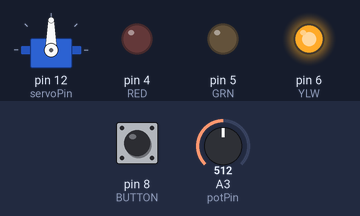
The sketch below on a simulated Arduino Uno, built with avr-gcc and run on an emulated ATmega328P. On the bench: servo, output pins drawn as LEDs (lit = HIGH). The inputs (shaded band) are chosen by the test bench; at power-on: A3 (potPin) = 512, pin 8 (BUTTON) HIGH. What the sketch prints to the serial monitor is not drawn.

Above: at 1.2 s.
1.3 s: A3 (potPin) set to 716
At 2.1 s:
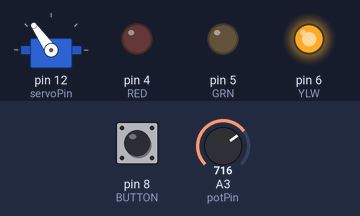
2.8 s: A3 (potPin) set to 900
At 3.5 s:
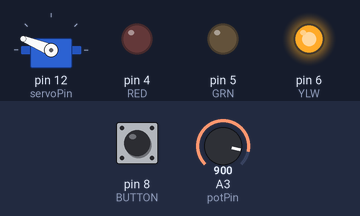
4.3 s: A3 (potPin) set to 1023
At 5.5 s:
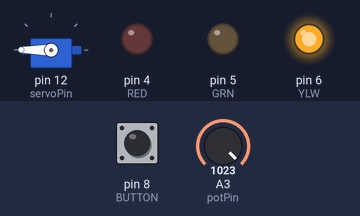
5.8 s: A3 (potPin) set to 306
At 6.9 s:
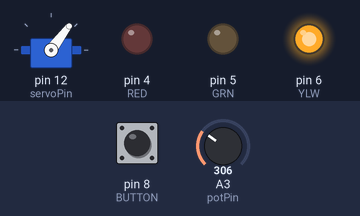
7.3 s: A3 (potPin) set to 122
At 8.3 s:
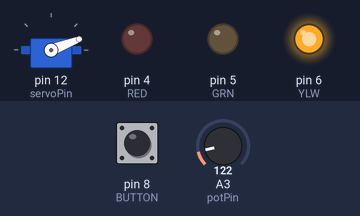
Timing chart, 0 to 9.8 s (numbered marks = the images above; inputs shaded):
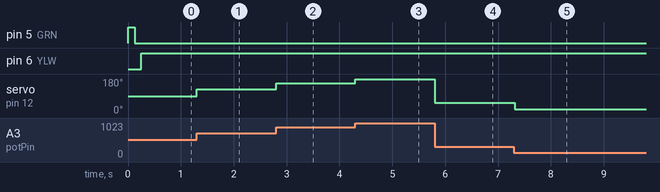

The sketch:

Group8Lab1ServoMotor.ino
```cpp
/*******************************************************
M452Lab1ServoMotor (v1.6)

Original by B. Surgenor, 10/06/2019
Revised by B. Surgenor, 13/09/2021
- switch YLW and GRN (for Lab #5 alignment)


Based on Evan's Arduino Programming Library, originally from:
http://playground.arduino.cc/uploads/Main/arduino_notebook_v1-1.pdf

Program ready, green LED flashing
Button press to start, yellow LED on
Servo rotates 0 to 180, then 180 to 0, pause, red LED on
Then return to flashing green LED
*******************************************************/

// Pin Assignments
int RED = 4;           //red LED Pin
int GRN = 5;           //yellow LED Pin
int YLW = 6;           //green LED Pin
int BUTTON = 8;        //pushbutton

int servoPin = 12;    //servo connected to digital pin 12
int myAngle;          //angle of the servo roughly 0-180
int pulseWidth;       //servoPulse function variable
#include <Servo.h> //servo library call
Servo myservo; // create myservo object for library Servo
int potPin = 3;

// Set-up Routine
void setup() {

  pinMode(servoPin, OUTPUT);  //sets servoPin output
  Serial.begin(9600);

// initialize led pins as outputs.
  pinMode(GRN, OUTPUT);
  pinMode(YLW, OUTPUT);
  pinMode(RED, OUTPUT);

//initialize button pin as input
  pinMode(BUTTON, INPUT);
//initialize servo and define pin
myservo.attach(servoPin);
}

// Main Routine
void loop(){

// Wait for button press (and flash green while waiting)
  Serial.println("Press button to start.");
  do{
       digitalWrite(GRN, HIGH);
       delay(125);
       digitalWrite(GRN, LOW);
       delay(125);
    }while(digitalRead(BUTTON) == LOW);

  Serial.println("Servo sweeping.");
  turnOnLED(YLW);     // yellow indicates running

    while(true){
    int potVal = analogRead(potPin); // analog range assumes 5 v = 1023
    //myAngle = map(potVal,125,800,180,0);
    myAngle = map (potVal,0,1023,0,180);
    myservo.write(myAngle);
    delay(15);

}
}

//**************** FUNCTIONS (subroutines) *************

void servoPulse(int servoPin, int myAngle)
{
  pulseWidth = (myAngle * 5) + 1000; //nominal is 5 and 1000
  digitalWrite(servoPin, HIGH);  //set servo high
  delayMicroseconds(pulseWidth);  //microsecond pause
  digitalWrite(servoPin, LOW);  //set servo low
}

void turnOnLED(int COLOUR)
{
  digitalWrite(GRN, LOW);
  digitalWrite(YLW, LOW);
  digitalWrite(RED, LOW);
  digitalWrite(COLOUR, HIGH);
}
```

Measured:
- after the input at 1.3 s, servo on pin 12 (servoPin): 90° → 125° at once
- after the input at 2.8 s, servo on pin 12 (servoPin): 125° → 158° at once
- after the input at 4.3 s, servo on pin 12 (servoPin): 158° → 180° at once
- after the input at 5.8 s, servo on pin 12 (servoPin): 180° → 53° at once
- after the input at 7.3 s, servo on pin 12 (servoPin): 53° → 21° at once
